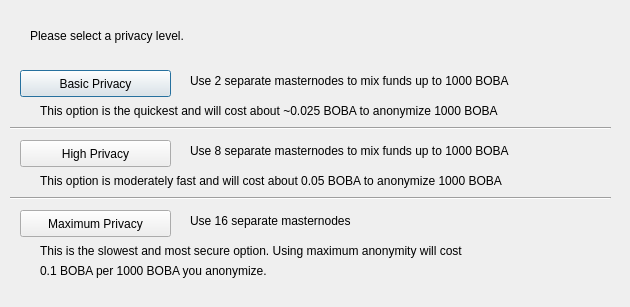
<?xml version="1.0" encoding="UTF-8"?>
<ui version="4.0">
 <class>DarksendConfig</class>
 <widget class="QDialog" name="DarksendConfig">
  <property name="geometry">
   <rect>
    <x>0</x>
    <y>0</y>
    <width>630</width>
    <height>307</height>
   </rect>
  </property>
  <property name="windowTitle">
   <string>Configure PrivateSend</string>
  </property>
  <widget class="QPushButton" name="buttonBasic">
   <property name="geometry">
    <rect>
     <x>20</x>
     <y>70</y>
     <width>151</width>
     <height>27</height>
    </rect>
   </property>
   <property name="text">
    <string>Basic Privacy</string>
   </property>
  </widget>
  <widget class="QPushButton" name="buttonHigh">
   <property name="geometry">
    <rect>
     <x>20</x>
     <y>140</y>
     <width>151</width>
     <height>27</height>
    </rect>
   </property>
   <property name="text">
    <string>High Privacy</string>
   </property>
  </widget>
  <widget class="QPushButton" name="buttonMax">
   <property name="geometry">
    <rect>
     <x>20</x>
     <y>210</y>
     <width>151</width>
     <height>27</height>
    </rect>
   </property>
   <property name="text">
    <string>Maximum Privacy</string>
   </property>
  </widget>
  <widget class="QLabel" name="label">
   <property name="geometry">
    <rect>
     <x>30</x>
     <y>20</y>
     <width>571</width>
     <height>31</height>
    </rect>
   </property>
   <property name="text">
    <string>Please select a privacy level.</string>
   </property>
  </widget>
  <widget class="QLabel" name="label_2">
   <property name="geometry">
    <rect>
     <x>190</x>
     <y>70</y>
     <width>421</width>
     <height>21</height>
    </rect>
   </property>
   <property name="text">
    <string>Use 2 separate masternodes to mix funds up to 1000 BOBA</string>
   </property>
  </widget>
  <widget class="QLabel" name="label_3">
   <property name="geometry">
    <rect>
     <x>190</x>
     <y>140</y>
     <width>411</width>
     <height>21</height>
    </rect>
   </property>
   <property name="text">
    <string>Use 8 separate masternodes to mix funds up to 1000 BOBA</string>
   </property>
  </widget>
  <widget class="QLabel" name="label_4">
   <property name="geometry">
    <rect>
     <x>190</x>
     <y>210</y>
     <width>421</width>
     <height>21</height>
    </rect>
   </property>
   <property name="text">
    <string>Use 16 separate masternodes</string>
   </property>
  </widget>
  <widget class="QLabel" name="label_6">
   <property name="geometry">
    <rect>
     <x>40</x>
     <y>100</y>
     <width>561</width>
     <height>21</height>
    </rect>
   </property>
   <property name="text">
    <string>This option is the quickest and will cost about ~0.025 BOBA to anonymize 1000 BOBA</string>
   </property>
  </widget>
  <widget class="QLabel" name="label_7">
   <property name="geometry">
    <rect>
     <x>40</x>
     <y>170</y>
     <width>561</width>
     <height>21</height>
    </rect>
   </property>
   <property name="text">
    <string>This option is moderately fast and will cost about 0.05 BOBA to anonymize 1000 BOBA</string>
   </property>
  </widget>
  <widget class="QLabel" name="label_8">
   <property name="geometry">
    <rect>
     <x>40</x>
     <y>240</y>
     <width>561</width>
     <height>21</height>
    </rect>
   </property>
   <property name="text">
    <string>This is the slowest and most secure option. Using maximum anonymity will cost</string>
   </property>
  </widget>
  <widget class="QLabel" name="label_9">
   <property name="geometry">
    <rect>
     <x>40</x>
     <y>260</y>
     <width>561</width>
     <height>21</height>
    </rect>
   </property>
   <property name="text">
    <string>0.1 BOBA per 1000 BOBA you anonymize.</string>
   </property>
  </widget>
  <widget class="Line" name="line">
   <property name="geometry">
    <rect>
     <x>10</x>
     <y>120</y>
     <width>601</width>
     <height>16</height>
    </rect>
   </property>
   <property name="orientation">
    <enum>Qt::Horizontal</enum>
   </property>
  </widget>
  <widget class="Line" name="line_2">
   <property name="geometry">
    <rect>
     <x>10</x>
     <y>190</y>
     <width>601</width>
     <height>16</height>
    </rect>
   </property>
   <property name="orientation">
    <enum>Qt::Horizontal</enum>
   </property>
  </widget>
 </widget>
 <resources/>
 <connections/>
</ui>
